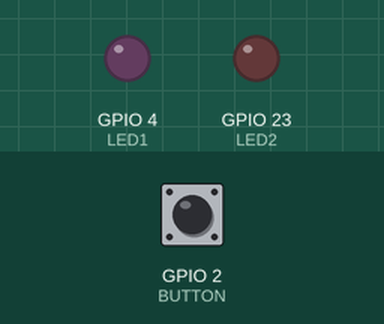
Recording of a sketch running on a simulated ESP32. Shown: output pins drawn as LEDs (lit = HIGH). The inputs (shaded band) are chosen by the test bench; at power-on: GPIO 2 (BUTTON) HIGH.

Above: at 1.2 s.
1.3 s: GPIO 2 (BUTTON) pulled LOW for 0.15 s
At 1.37 s:
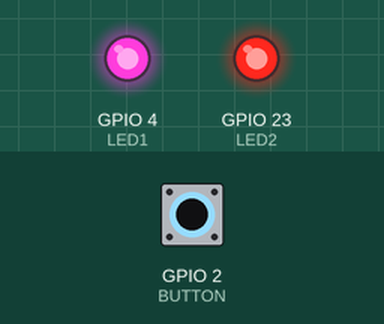
2.9 s: GPIO 2 (BUTTON) pulled LOW for 3.2 s
At 6.7 s:
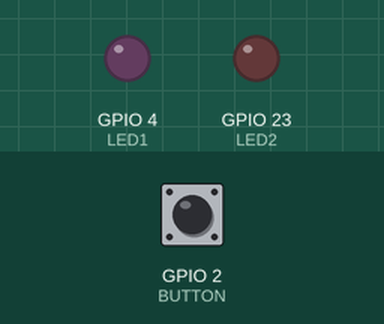
Timing chart, 0 to 8.2 s (numbered marks = the images above; inputs shaded):
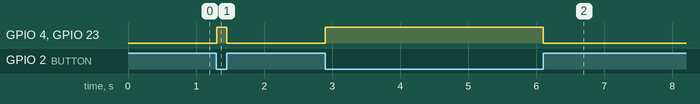

Measured:
- after the input at 1.3 s, GPIO 4 (LED1), GPIO 23 (LED2): LOW → HIGH at once, → LOW 0.15 s later
- after the input at 2.9 s, GPIO 4 (LED1), GPIO 23 (LED2): LOW → HIGH at once, → LOW 3.2 s later

The sketch:

sketch.ino
```cpp
// Define pin numbers for your ESP32 setup
const int LED1 = 4;
const int LED2 = 23;
const int BUTTON = 2;

void setup() {
  pinMode(LED1, OUTPUT);
  pinMode(LED2, OUTPUT);
  pinMode(BUTTON, INPUT_PULLUP);
}

void loop() {
  int buttonState = digitalRead(BUTTON); // Added missing semicolon

  if (buttonState == LOW) {
    digitalWrite(LED1, HIGH);
    digitalWrite(LED2, HIGH);
  } else {
    digitalWrite(LED1, LOW);
    digitalWrite(LED2, LOW);
  }
}
```
